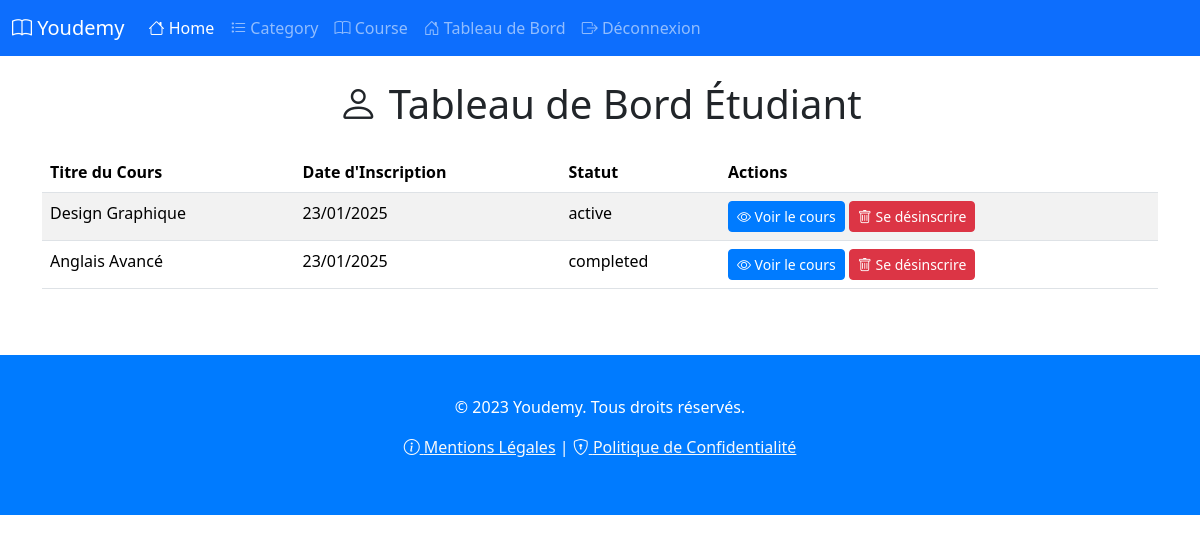
The page /views/bordStudent.php (signed in) on the database its author committed.
### tables this page shows
CREATE TABLE enrollments (
    id INT AUTO_INCREMENT PRIMARY KEY,
    student_id INT,
    course_id INT,
    enrolled_at DATETIME DEFAULT CURRENT_TIMESTAMP,
    status ENUM('active', 'completed') DEFAULT 'active',
    FOREIGN KEY (student_id) REFERENCES users(id),
    FOREIGN KEY (course_id) REFERENCES courses(id)
);

CREATE TABLE courses (
    id INT AUTO_INCREMENT PRIMARY KEY,
    title VARCHAR(255) NOT NULL,
    description TEXT,
    content TEXT,
    teacher_id INT,
    category_id INT,
    created_at DATETIME DEFAULT CURRENT_TIMESTAMP,
    updated_at DATETIME DEFAULT CURRENT_TIMESTAMP ON UPDATE CURRENT_TIMESTAMP,
    FOREIGN KEY (teacher_id) REFERENCES users(id),
    FOREIGN KEY (category_id) REFERENCES categories(id)
);

### models/Enrollment.php (called while the page is built, shortened)
<?php
class Enrollment {
    private $db;
    public function __construct() {
        $this->db = new Database('localhost', 'root', '123456', 'youdemy');
        $this->db->connect();
    }
    public function getByStudent($studentId) {
        $this->studentId = $studentId;
        $enrollments = $this->db->fetchAll(
            "SELECT e.id, e.course_id, c.title, c.content, e.enrolled_at, e.status
             FROM enrollments e
             JOIN courses c ON e.course_id = c.id
             WHERE e.student_id = ?",
            [$this->studentId]
        );
        return $enrollments;
    }
}

### models/Database.php (called while the page is built, shortened)
<?php
    class Database {
        private $host;
        private $username;
        private $password;
        private $dbname;
        private $connection;
        public function __construct($host, $username, $password, $dbname) {
            $this->host = $host;
            $this->username = $username;
            $this->password = $password;
            $this->dbname = $dbname;
        }
        public function connect() {
            try {
                $dsn = "mysql:host={$this->host};dbname={$this->dbname};charset=utf8";
                $this->connection = new PDO($dsn, $this->username, $this->password);
                $this->connection->setAttribute(PDO::ATTR_ERRMODE, PDO::ERRMODE_EXCEPTION);
                $this->connection->setAttribute(PDO::ATTR_DEFAULT_FETCH_MODE, PDO::FETCH_ASSOC);
            } catch (PDOException $e) {
                die("Erreur de connexion à la base de données : " . $e->getMessage());
            }
        }
        public function query($sql, $params = []) {
            try {
                $stmt = $this->connection->prepare($sql);
                $stmt->execute($params);
                return $stmt;
            } catch (PDOException $e) {
                die("Erreur lors de l'exécution de la requête : " . $e->getMessage());
            }
        }
        public function fetchAll($sql, $params = []) {
            $stmt = $this->query($sql, $params);
            return $stmt->fetchAll();
        }
    }
?>

### models/Session.php (called while the page is built, shortened)
<?php
class Session {
    public static function get($key, $default = null) {
        return $_SESSION[$key] ?? $default;
    }
    public static function getUserId() {
        return self::get('user_id');
    }
}

### views/bordStudent.php (the view, shortened to what this page needs)
<?php
include 'includes/header.php';
require '../models/Database.php';
require '../models/Enrollment.php';
$studentId = Session::getUserId();
$enrollment = new Enrollment();
try {
    $enrollments = $enrollment->getByStudent($studentId);
} catch (Exception $e) {
    echo "<div class='container mt-4'>";
    echo "<div class='alert alert-danger'><i class='bi bi-exclamation-triangle'></i> Erreur : " . $e->getMessage() . "</div>";
    echo "</div>";
    exit();
}
echo "<div class='container mt-4'>";
echo "<h1 class='text-center mb-4'><i class='bi bi-person'></i> Tableau de Bord Étudiant</h1>";
if (count($enrollments) > 0) {
    echo "<div class='table-responsive'>";
    echo "<table class='table table-striped'>";
    echo "<thead>";
    echo "<tr>";
    echo "<th>Titre du Cours</th>";
    echo "<th>Date d'Inscription</th>";
    echo "<th>Statut</th>";
    echo "<th>Actions</th>";
    echo "</tr>";
    echo "</thead>";
    echo "<tbody>";
    foreach ($enrollments as $enrollment) {
        echo "<tr>";
        echo "<td>{$enrollment['title']}</td>";
        echo "<td>" . date('d/m/Y', strtotime($enrollment['enrolled_at'])) . "</td>";
        echo "<td>{$enrollment['status']}</td>";
        echo "<td>";
        echo "<a href='{$enrollment['content']}' class='btn btn-primary btn-sm' target='_blank'><i class='bi bi-eye'></i> Voir le cours</a>";
        echo "<a href='unenroll.php?enrollment_id={$enrollment['id']}' class='btn btn-danger btn-sm' onclick='return confirm(\"Êtes-vous sûr de vouloir vous désinscrire de ce cours ?\")'><i class='bi bi-trash'></i> Se désinscrire</a>";
        echo "</td>";
        echo "</tr>";
    }
    echo "</tbody>";
    echo "</table>";
    echo "</div>";
} else {
    echo "<div class='alert alert-info'><i class='bi bi-info-circle'></i> Vous n'êtes inscrit à aucun cours pour le moment.</div>";
}
echo "</div>";
require 'includes/footer.php';
?>

### views/includes/footer.php (style rules this page uses)
.btn-primary { background-color: #007bff; border-color: #007bff; }

### rows shown on the page
enrollments: course.title "Design Graphique", enrolled_at "23/01/2025", status "active"
enrollments: course.title "Anglais Avancé", enrolled_at "23/01/2025", status "completed"
